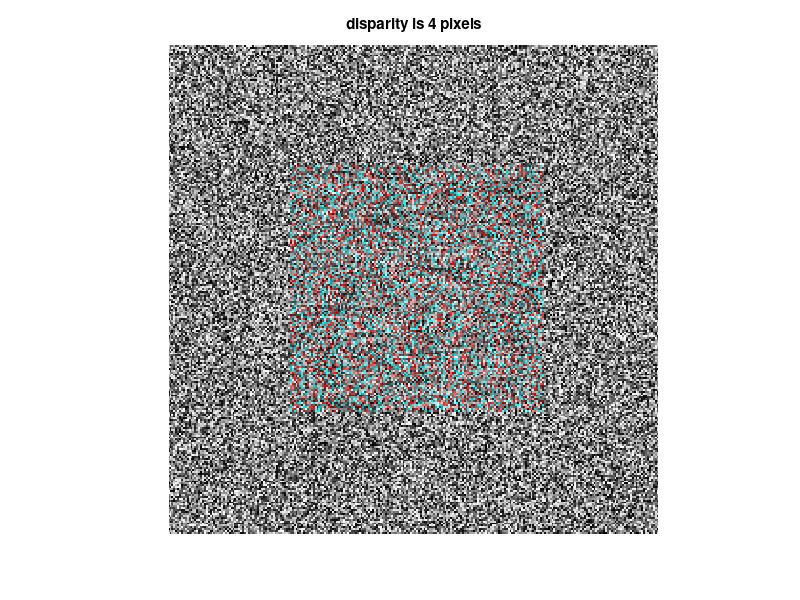

This figure's MATLAB source: (Note: this script raises an error after producing the figure.)
%  Assignment 2  COMP 546/598  Fall 2015
%
%  Create a simple random dot stereogram with left and right images
%  Ileft and Iright.  Filter the stereo pair with a family of 
%  binocular complex Gabors.  

clear all
close all
N = 256;
disparity = 4;

%  Make a random dot stereogram with a central square protruding from a 
%  plane.  The plane has disparity = 0.  The central square has positive
%  disparity.

Ileft = rand(N,N);
Iright = Ileft;
Iright(N/4:3*N/4, N/4:3*N/4) = Ileft(N/4:3*N/4, N/4  + disparity: ...
        3*N/4 + disparity);
Iright(N/4:3*N/4, 3*N/4+1:3*N/4+disparity) = rand(N/2+1, disparity);

figure
I = zeros(N,N,3);
I(:,:,1) = Ileft;  % red
I(:,:,2) = Iright; %  cyan
I(:,:,3) = Iright;  % cyan

image(I);
title(['disparity is ' num2str(disparity)  ' pixels'])
axis square
axis off

%  Here we want the left and right Gabor cells to be shifted relative 
%  to each other.   If the shift is 0, then the cell is tuned to 0 
%  disparity as was the case looked at in the lecture.  If you want 
%  a different disparity then you need to shift by some other amount
%  which I am calling d_Gabor.
%
%  The binocular cell's response at (x,y) is the amplitude of the sum 
%  of responses of the left and right images Gabor cell.   To compute 
%  the binocular response, convolve the left image and right image 
%  complex GaborS.    To have a binocular cell that has a preferred 
%  disparity,  we need to shift the cell in one of the images.
%  Equivalently, we can shift the image (in the opposite direction) and
%  keep the cell position fixed.  The code below does the latter, which
%  is easier to deal with because then the corresponding left and right
%  cells are aligned.

M = 32;   % window width on which Gabor is defined
k = 2;    % frequency
%  wavelength of underlying sinusoid is M/k pixels per cycle.

[cosGabor sinGabor] = make2DGabor(M,0,k);
Gabor = cosGabor + 1i * sinGabor;
 
%  Subtract the mean intensity from the image because a cos Gabor 
%  in fact has a response to the mean intensity 
%  i.e.  (F cosGabor)(k) ~= 0  for k=0.     

Ileft  = Ileft - mean(Ileft(:));
Iright = Iright - mean(Iright(:));

figure
responses = zeros(N,N,9);

%  disparity of Gabors are tuned for  {-8,-7,...7,8}
numdisparities = 17;   %  from -8 to 8

for j = 1:numdisparities
    d_Gabor = j- (numdisparities+1)/2 ;   
    responses(:,:,j) = ...
        abs( circshift( conv2( Ileft, Gabor, 'same' ), [0 -d_Gabor])  ...
                         + conv2( Iright, Gabor , 'same')) ;
end

%  The images has now been filtered using a family of binocular complex
%  Gabor cells.  Each family has particular peak disparity to which
%  it is sensitive.    To plot the responses in a way that allows us
%  us to compare their magnitudes, we normalize by the largest response
%  of all of the "cells".  

maxResponse = max( responses(:) );

for j = 1:numdisparities
    d_Gabor = j - 1;
    responses(:,:,j) = responses(:,:,j)/maxResponse; 
    if mod(j, 2) == 1
        subplot(3,3,(j+1)/2);
        subimage(squeeze(responses(:,:,j)));
        title( ['Gabor tuned to d=' num2str(d_Gabor-8)  ] );
        axis off
    end
end


